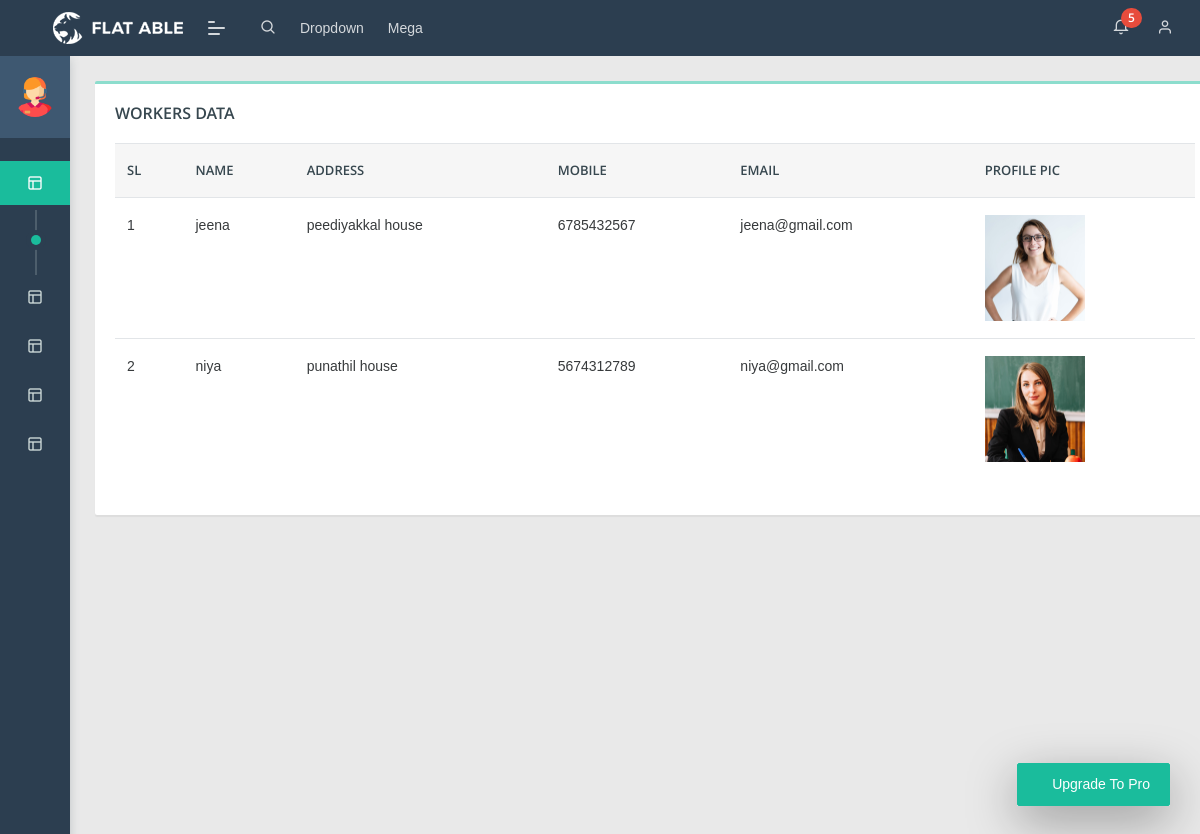
The app's page /view_workers (signed in) with its own data.
### homeservice_app/models.py (models this page shows, shortened)
class register(models.Model):
    user=models.OneToOneField(Login,on_delete=models.CASCADE)
    name=models.CharField(max_length=100)
    profile_pic=models.FileField(upload_to='profilepic/')
    address=models.CharField(max_length=40)
    mobile=models.CharField(max_length=10,null=False)
    email=models.EmailField()
    work_type = models.ForeignKey(work,on_delete=models.CASCADE)

### homeservice_app/views.py (the view)
# urls.py: path("view_workers", views.view_workers, name="view_workers"),
@login_required(login_url='loginpage')
def view_workers(request):
    data = register.objects.all()
    return render(request,"customer/view_workers.html",{"data":data})

### templates/customer/view_workers.html (shortened to what this page needs)
{% extends "customer/customer base.html" %}
{% block content %}
<div class="card" style="width: 70rem;">
    <div class="card-body">
    <h5 class="card-title">WORKERS DATA</h5>
        <table class="table">
  <thead>
    <tr>
      <th scope="col">SL</th>
      <th scope="col">NAME</th>
      <th scope="col">ADDRESS</th>
        <th scope="col">MOBILE</th>
      <th scope="col">EMAIL</th>
        <th scope="col">PROFILE PIC</th>
    </tr>
  </thead>
  <tbody>
   {% for i in data %}
   <tr>
     <td>{{forloop.counter}}</td>
    <td>{{i.name}}</td>
       <td>{{i.address}}</td>
    <td>{{i.mobile}}</td>
    <td>{{i.email}}</td>
       <td><img src="{{i.profile_pic.url }}"style="width:100px"</td>
  </tr>
  {% endfor %}
            </tbody>
</table>
{% endblock %}

### records on screen
register: name "jeena", address "peediyakkal house", mobile "6785432567", email "jeena@gmail.com", profile_pic (picture)
register: name "niya", address "punathil house", mobile "5674312789", email "niya@gmail.com", profile_pic (picture)
